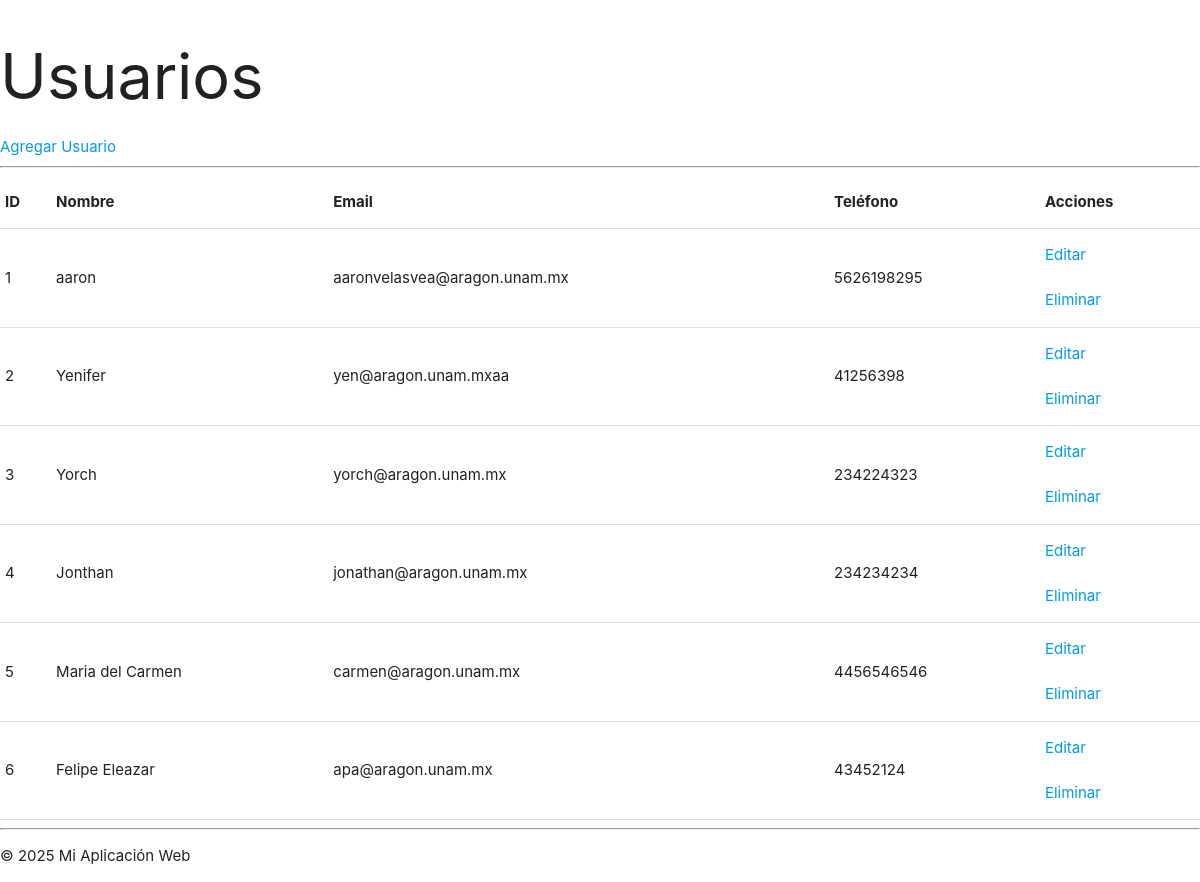
/28-10-2025/index.php, run on the app's committed database.
### tables this page shows
CREATE TABLE usuarios (
    id INT AUTO_INCREMENT PRIMARY KEY,
    nombre VARCHAR(100) NOT NULL,
    email VARCHAR(100) NOT NULL,
    telefono VARCHAR(15) NOT NULL
);

### 28-10-2025/index.php (the view, shortened to what this page needs)
<?php
include('./logica/db.php');
$consulta= "SELECT * FROM usuarios";
$result = $conn->query($consulta);
?>
<!DOCTYPE html>
<html lang="es">
<head>
    <?php include('./head.php'); ?>
</head>
<body>
    <h1>Usuarios</h1>
    <a href="./logica/create.php">Agregar Usuario</a>
    <hr>
    <table border="1">
        <tr>
            <th>ID</th>
            <th>Nombre</th>
            <th>Email</th>
            <th>Teléfono</th>
            <th>Acciones</th>
        </tr>
        <?php while ($row = $result->fetch_assoc()) { ?>
        <tr>
            <td><?php echo $row['id']; ?></td>
            <td><?php echo $row['nombre']; ?></td>
            <td><?php echo $row['email']; ?></td>
            <td><?php echo $row['telefono']; ?></td>
            <td>
                <a href="./logica/update.php?id=<?php echo $row['id']; ?>">Editar</a>
                <br>
                <br>
                <a href="./logica/delete.php?id=<?php echo $row['id']; ?>">Eliminar</a>
            </td>
        </tr>
        <?php } ?>
    </table>
    <?php include('./footer.php'); ?>
</body>
</html>

### 28-10-2025/head.php (shortened to what this page needs)
<!DOCTYPE html>
<html lang="es">
<head>
    <link rel="stylesheet" href="https://cdnjs.cloudflare.com/ajax/libs/materialize/1.0.0/css/materialize.min.css">
</head>
</html>

### 28-10-2025/footer.php
<!DOCTYPE html>
<html lang="es">
    <footer>
        <hr>
        <p>&copy; 2025 Mi Aplicación Web</p>
    </footer>
</html>

### data on the page
usuarios: id "1", nombre "aaron", email "aaronvelasvea@aragon.unam.mx", telefono "5626198295"
usuarios: id "2", nombre "Yenifer", email "yen@aragon.unam.mxaa", telefono "41256398"
usuarios: id "3", nombre "Yorch", email "yorch@aragon.unam.mx", telefono "234224323"
usuarios: id "4", nombre "Jonthan", email "jonathan@aragon.unam.mx", telefono "234234234"
usuarios: id "5", nombre "Maria del Carmen", email "carmen@aragon.unam.mx", telefono "4456546546"
usuarios: id "6", nombre "Felipe Eleazar", email "apa@aragon.unam.mx", telefono "43452124"
